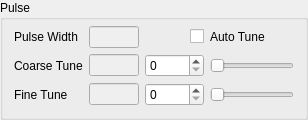
             <widget class="QGroupBox" name="groupPulse">
              <property name="title">
               <string>Pulse</string>
              </property>
              <layout class="QGridLayout" name="gridLayout_6">
               <property name="topMargin">
                <number>6</number>
               </property>
               <item row="0" column="3">
                <widget class="QLabel" name="labelAutoTune">
                 <property name="minimumSize">
                  <size>
                   <width>69</width>
                   <height>0</height>
                  </size>
                 </property>
                 <property name="text">
                  <string>Auto Tune</string>
                 </property>
                </widget>
               </item>
               <item row="0" column="2">
                <widget class="QCheckBox" name="checkAutoTune">
                 <property name="layoutDirection">
                  <enum>Qt::RightToLeft</enum>
                 </property>
                </widget>
               </item>
               <item row="0" column="1">
                <widget class="QLineEdit" name="editPulseWidth">
                 <property name="enabled">
                  <bool>false</bool>
                 </property>
                 <property name="maximumSize">
                  <size>
                   <width>50</width>
                   <height>16777215</height>
                  </size>
                 </property>
                 <property name="readOnly">
                  <bool>true</bool>
                 </property>
                </widget>
               </item>
               <item row="1" column="3">
                <widget class="QSlider" name="sliderCoarseTune">
                 <property name="maximum">
                  <number>255</number>
                 </property>
                 <property name="orientation">
                  <enum>Qt::Horizontal</enum>
                 </property>
                </widget>
               </item>
               <item row="0" column="0">
                <widget class="QLabel" name="labelPulseWidth">
                 <property name="text">
                  <string>Pulse Width</string>
                 </property>
                </widget>
               </item>
               <item row="1" column="2">
                <widget class="QSpinBox" name="spinCoarseTune">
                 <property name="minimumSize">
                  <size>
                   <width>59</width>
                   <height>0</height>
                  </size>
                 </property>
                 <property name="keyboardTracking">
                  <bool>false</bool>
                 </property>
                 <property name="maximum">
                  <number>255</number>
                 </property>
                </widget>
               </item>
               <item row="1" column="1">
                <widget class="QLineEdit" name="editCoarseTune">
                 <property name="enabled">
                  <bool>false</bool>
                 </property>
                 <property name="maximumSize">
                  <size>
                   <width>50</width>
                   <height>16777215</height>
                  </size>
                 </property>
                 <property name="readOnly">
                  <bool>true</bool>
                 </property>
                </widget>
               </item>
               <item row="1" column="0">
                <widget class="QLabel" name="labelCoarseTune">
                 <property name="text">
                  <string>Coarse Tune</string>
                 </property>
                </widget>
               </item>
               <item row="2" column="0">
                <widget class="QLabel" name="labelFineTune">
                 <property name="text">
                  <string>Fine Tune</string>
                 </property>
                </widget>
               </item>
               <item row="2" column="1">
                <widget class="QLineEdit" name="editFineTune">
                 <property name="enabled">
                  <bool>false</bool>
                 </property>
                 <property name="maximumSize">
                  <size>
                   <width>50</width>
                   <height>16777215</height>
                  </size>
                 </property>
                 <property name="readOnly">
                  <bool>true</bool>
                 </property>
                </widget>
               </item>
               <item row="2" column="2">
                <widget class="QSpinBox" name="spinFineTune">
                 <property name="keyboardTracking">
                  <bool>false</bool>
                 </property>
                 <property name="maximum">
                  <number>255</number>
                 </property>
                </widget>
               </item>
               <item row="2" column="3">
                <widget class="QSlider" name="sliderFineTune">
                 <property name="maximum">
                  <number>255</number>
                 </property>
                 <property name="orientation">
                  <enum>Qt::Horizontal</enum>
                 </property>
                </widget>
               </item>
              </layout>
             </widget>
